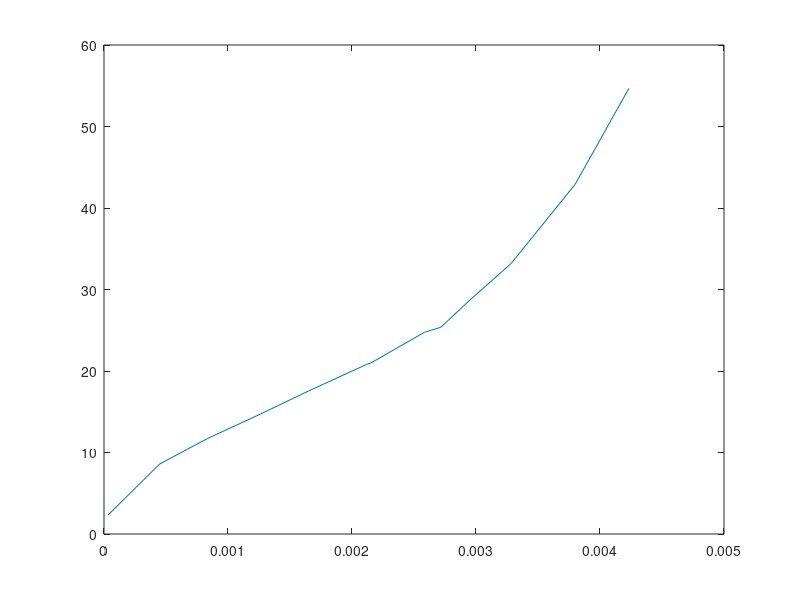

Write the MATLAB code that produced this figure.
% تعریف داده ها با تاکید موکد اینکه واحد ها SI هستد و داده های دیتاست ها هم
% دستی در اکسل SI ش
Density = 997 %kg/m^3
g = 9.81
Q = [0.004233418 0.003800076 0.003283399 0.002716721 0.002950059 0.002583385 0.002116709 0.002150043 0.001650033 0.001250025 0.00083335 0.000450009 0.000033334]   %m^3/s
P_suction = [-8000 -7000 -5000 -4000 -5000 -4000 -3000 -3000 -2000 -2000 -2000 -1000 -1000]
P_discharge = [6000 11000 18000 25000 21000 25000 29000 29000 32000 34000 35000 36000 36000]
delta_P = P_discharge - P_suction
% تعریف فرمول هد پمپ
H = (delta_P) ./ ((Density).*(g))
% سرعت دورانی ثابت داده شده در دیتاست دوم
N = 1100  %rpm
% تعریف فرمول سرعت مخصوص
N_s = (N .* Q.^0.5) ./ (H.^(3/4))
% مرتب سازی دیتاهای دبی 
[Q_sorted, idx] = sort(Q)
N_s_sorted = N_s(idx)
% رسم نمودار سرعت مخصوص
plot(Q_sorted,N_s_sorted)